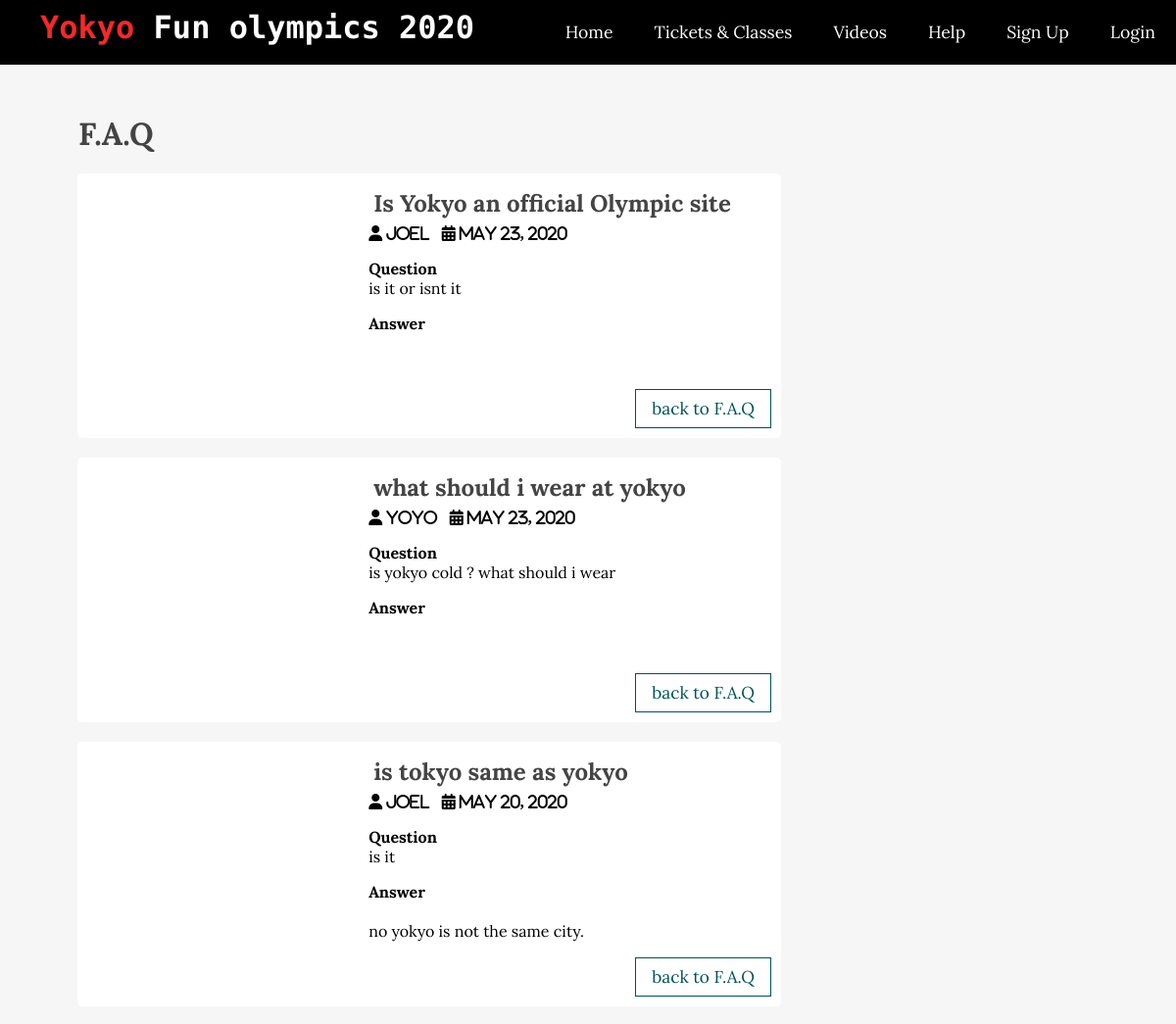
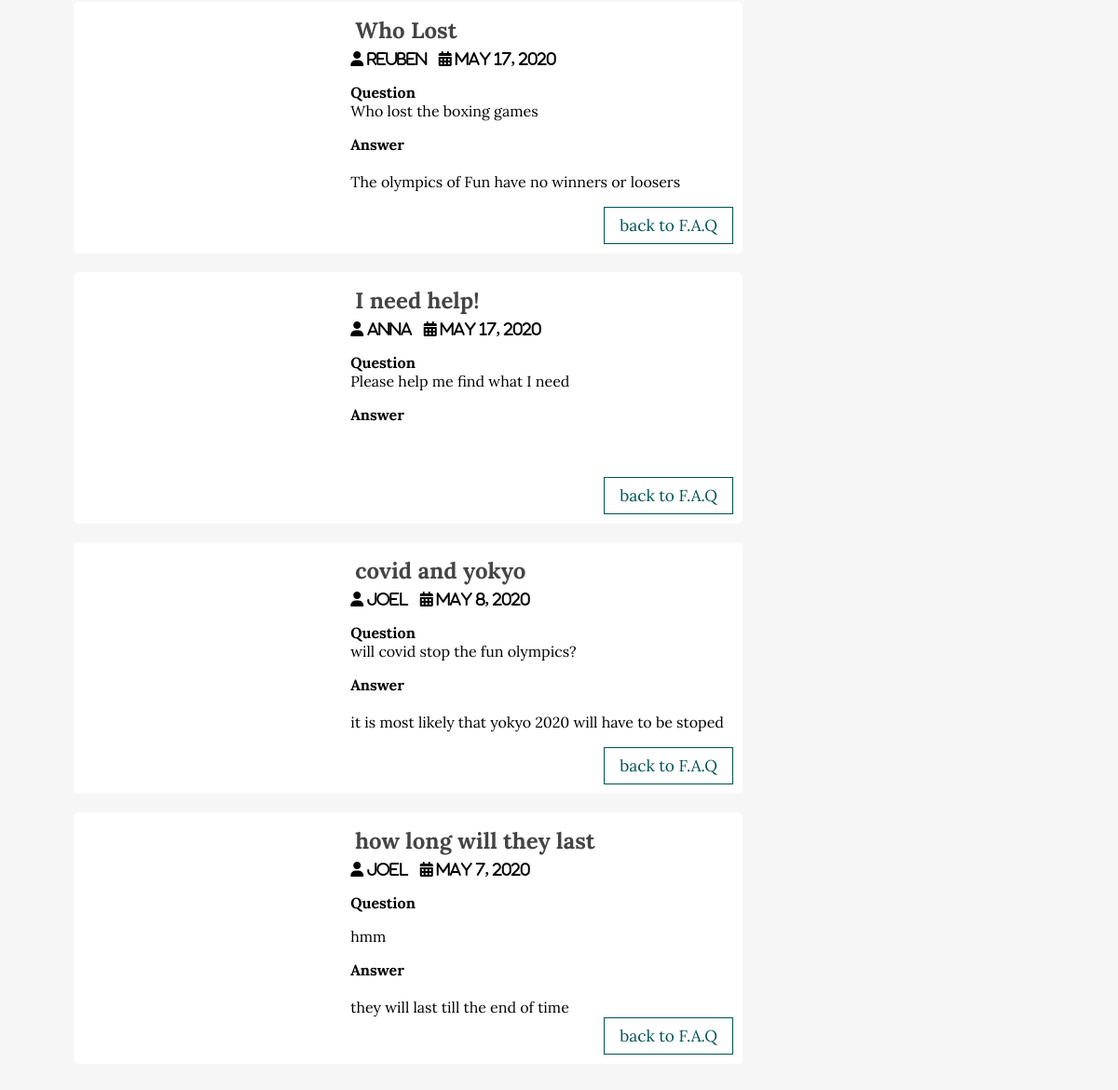
Screenshot of /search.php with the database file from the repository (2 pictures, top to bottom).
### tables this page shows
CREATE TABLE `questions` (
  `id` int(11) NOT NULL,
  `user_id` int(11) NOT NULL,
  `frequent_id` int(11) NOT NULL,
  `title` varchar(255) NOT NULL,
  `body` text NOT NULL,
  `published` tinyint(4) NOT NULL DEFAULT 1,
  `reply` text DEFAULT NULL,
  `created_at` datetime NOT NULL DEFAULT current_timestamp()
);

CREATE TABLE `users` (
  `id` int(11) NOT NULL,
  `admin` tinyint(4) NOT NULL,
  `username` varchar(255) NOT NULL,
  `email` varchar(255) NOT NULL,
  `password` varchar(255) NOT NULL,
  `created_at` timestamp NOT NULL DEFAULT current_timestamp()
);

### app/database/db.php (called while the page is built, shortened)
<?php
 require('connect.php');
 function executeQuery($sql, $data)
 {
global $conn;
$stmt = $conn->prepare($sql);
$values = array_values($data);
$types = str_repeat('s', count($values));
$stmt->bind_param($types, ...$values);
$stmt->execute();
return $stmt;
 }
function getPublishedQuestions(){
    $sql = "SELECT p.*, u.username FROM questions AS p JOIN users AS u ON p.user_id=u.id WHERE p.published=? ORDER BY p.created_at DESC";
    $stmt = executeQuery($sql, ['published' => 1]);
    $records = $stmt->get_result()->fetch_all(MYSQLI_ASSOC);
     return $records;
}

### search.php (the view, shortened to what this page needs)
<?php include("path.php");
$questions = array();
$questionsTitle = 'F.A.Q';
if(isset($_GET['t_id'])){
    $questions = getQuestionsByFrequentId($_GET['t_id']);
    $questionsTitle = "you searched for '" . $_GET['name'] . "'";
} else if(isset($_POST['search-term'])){
     $questionsTitle = "Displaying results for '" . $_POST['search-term'] . "'";
    $questions = searchQuestions($_POST['search-term']);
 } else {
 $questions = getPublishedQuestions();
 }
 ?>
<!DOCTYPE html>
<html lang="en">
<head>
<link rel="stylesheet" href="assets/css//style.css">
</head>
<body>
<?php include(ROOT_PATH ."/app/includes/header.php");?>
    <div class="page-wrapper">
<div class="content clearfix">
<div class="main-content">
    <h1 class="recent-post-title"> <?php echo $questionsTitle ;?></h1>
    <?php foreach ($questions as $question): ?>
        <div class="post clearfix">
            <div class="post-preview">
            <h2> <?php echo $question['title']; ?></h2>
            <i class=" fa fa-user"> <?php echo $question['username']; ?></i>
            <i class="fa fa-calendar"> <?php echo date('F j, Y', strtotime($question['created_at'])); ?></i>
            <p class="preview-text">
            <label> <b> Question </b> </label> <br>
          <?php echo html_entity_decode($question['body']); ?>
             </p>
            <p class="preview-text">
            <label> <b> Answer </b> </label> <br><br>
          <?php echo html_entity_decode($question['reply']); ?>
             </p>
            <a href="<?php echo BASE_URL . '/asked.php'?>" class="btn read-more"> back to F.A.Q</a>
        </div>
    </div>
    <?php endforeach; ?>
</div>
</div>
</div>
</body>
</html>

### app/includes/Language.php (shortened to what this page needs)
<!DOCTYPE html>
<html lang="en-US">
<body>
</body>
</html>

### app/includes/header.php (shortened to what this page needs)
<div class="nav" style="background-color:black"><?php include(ROOT_PATH ."/app/includes/language.php");?></div>
<header>
        <a href="<?php echo BASE_URL . '/index.php'?>" class="logo">
<h1 class="logo-text"> <span>Yokyo</span> Fun olympics 2020 </h1>
        </a>
<ul class="nav">
    <li><a href="<?php echo BASE_URL . '/index.php'?>"> Home</a></li>
    <li><a href="<?php echo BASE_URL . '/admin/booking/bookings.php'?>">Tickets & Classes</a></li>
    <li><a href="<?php echo BASE_URL . '/videos.php'?>">Videos</a></li>
    <li><a href="<?php echo BASE_URL . '/asked.php'?>"> Help</a></li>
<?php if (isset($_SESSION['id'])): ?>
   <li>
        <a>
            <i class=" fa fa-user"></i>
             <?php echo $_SESSION['username']; ?>
<i class="fa fa-chevron-down" style="font-size: .8em;"></i>
        </a>
    <ul>
        <?php if($_SESSION['admin']): ?>
        <li>
        <a href="<?php echo BASE_URL . '/admin/dashboard.php'?>"> Dashboard</a></li>
        <?php endif; ?>
        <li><a href="<?php echo BASE_URL . '/logout.php'?>" class="logout"> Logout </a></li>
    </ul>
    </li>
        <?php else: ?>
<li><a href="<?php echo BASE_URL . '/register.php'?>"> Sign Up</a></li>
    <li><a href="<?php echo BASE_URL . '/login.php'?>"> Login</a></li>
<?php endif; ?>
</ul>
    </header>

### assets/css/style.css (style rules this page uses)
* { box-sizing: border-box }
body { padding: 0px; margin: 0px; background:#f6f6f6; font-family: 'lora', serif; }
h1, h2, h3, h4, h5, h6 { font-family:'lora', serif; color: #444; margin: 5px; }
a { text-decoration: none; color: inherit; }
.clearfix::after { content:''; display: block; clear: both; }
.btn { padding: .5rem 1rem; background:black; color: white; border: 1px solid transparent; border-radius: .25rem; font-size: 1.08em; font-family:'lora', serif; }
header { background: #000000; height:66px; }
header * { color: white; }
header .logo { float: left; height: inherit; margin-left:2em; }
header .logo-text { margin: 9px; font-family: 'Monoton', serif; }
header .logo-text span { color: #f32929; }
header ul { float: right; margin: 0px; padding: 0px; list-style: none; z-index:88888; }
header ul li { float: left; position: relative; }
header ul li a { display : block; padding: 21px; font-size: 1.1em; text-decoration: none; }
.page-wrapper { min-height: 100%; }
.content { width: 90%; margin: 30px auto 30px; }
.content .main-content { width: 70%; float: left; }
.content .main-content .post { width: 95%; height: 270px; margin: 20px auto; border-radius: 5px; background: white; position: relative; }
.content .main-content .post .read-more { position: absolute; bottom: 10px; right: 10px; border: 1px solid #005255; background: transparent; border-radius: 0px; color: #005255 !important; }
.content .main-content .post .post-preview { padding: 10px; width: 60%; float: right; }
.content .main-content .recent-post-title { margin:20px; }

### rows the page displays
questions: title "Is Yokyo an official Olympic site", user.username "Joel", created_at "May 23, 2020", body "is it or isnt it"
questions: title "what should i wear at yokyo", user.username "yoyo", created_at "May 23, 2020", body "is yokyo cold ? what should i wear"
questions: title "is tokyo same as yokyo", user.username "Joel", created_at "May 20, 2020", body "is it", reply "no yokyo is not the same city."
questions: title "Who Lost", user.username "Reuben", created_at "May 17, 2020", body "Who lost the boxing games", reply "The olympics of Fun have no winners or loosers"
questions: title "I need help!", user.username "Anna", created_at "May 17, 2020", body "Please help me find what I need"
questions: title "covid and yokyo", user.username "Joel", created_at "May 8, 2020", body "will covid stop the fun olympics?", reply "it is most likely that yokyo 2020 will have to be stoped"
questions: title "how long will they last", user.username "Joel", created_at "May 7, 2020", body "hmm", reply "they will last till the end of time"

### other values shown
$questionsTitle "F.A.Q"
